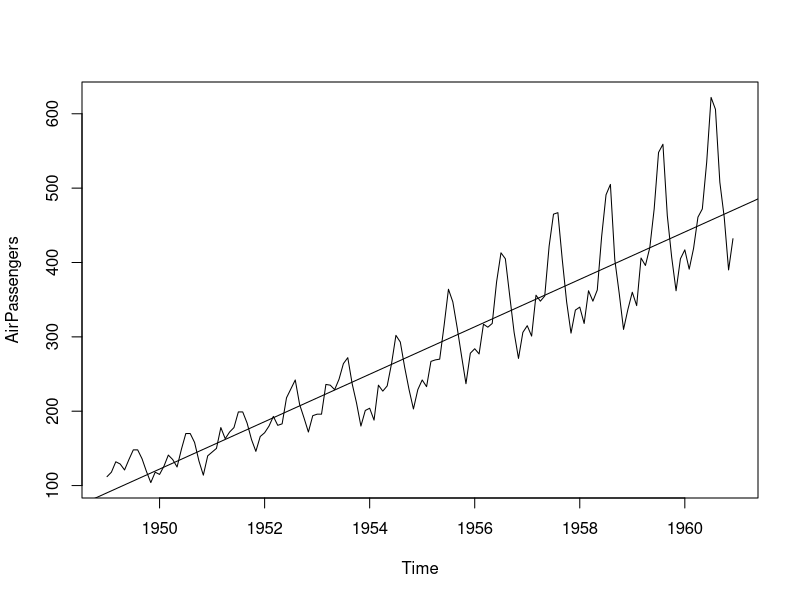
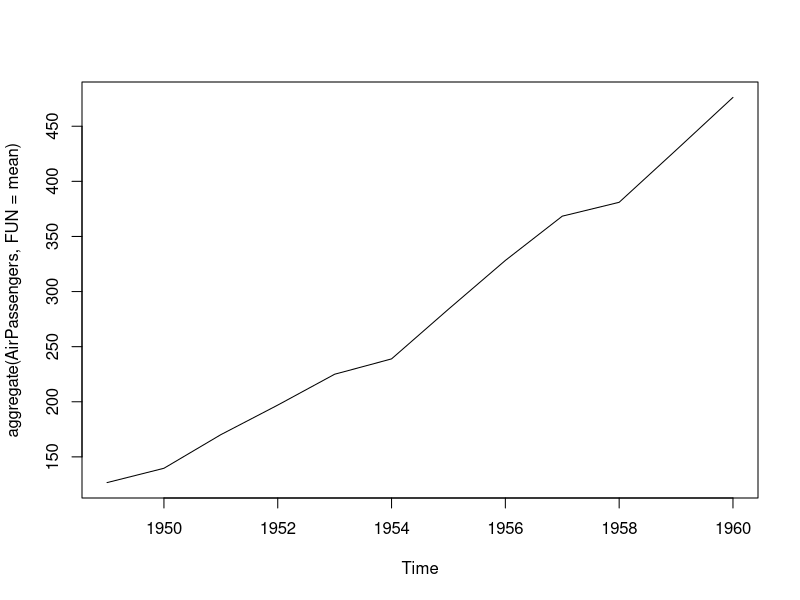
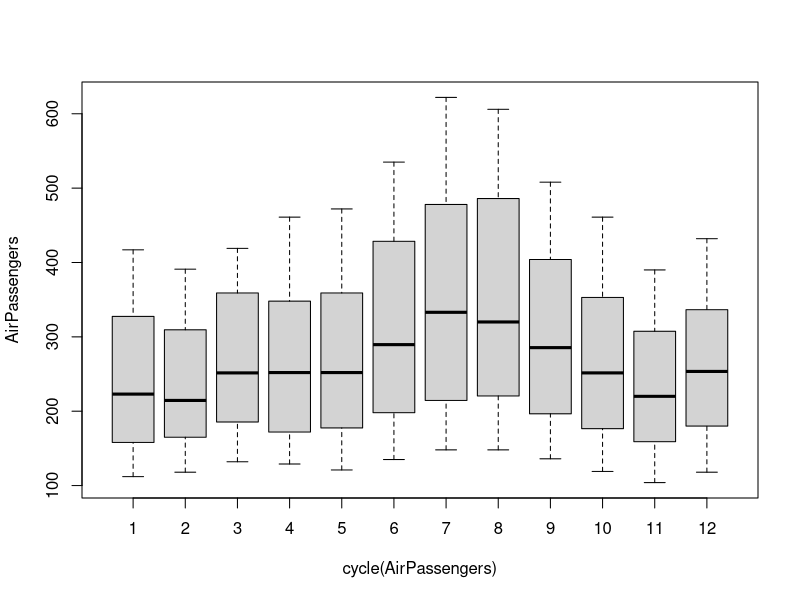
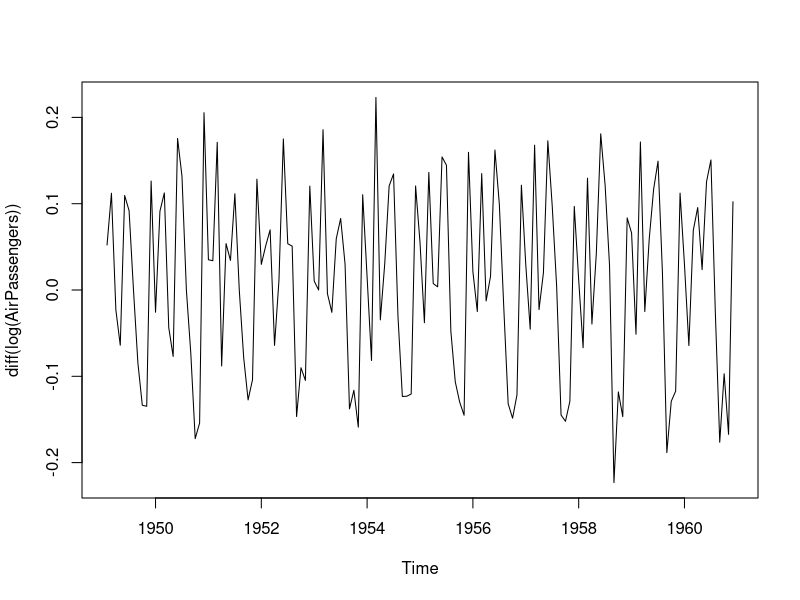
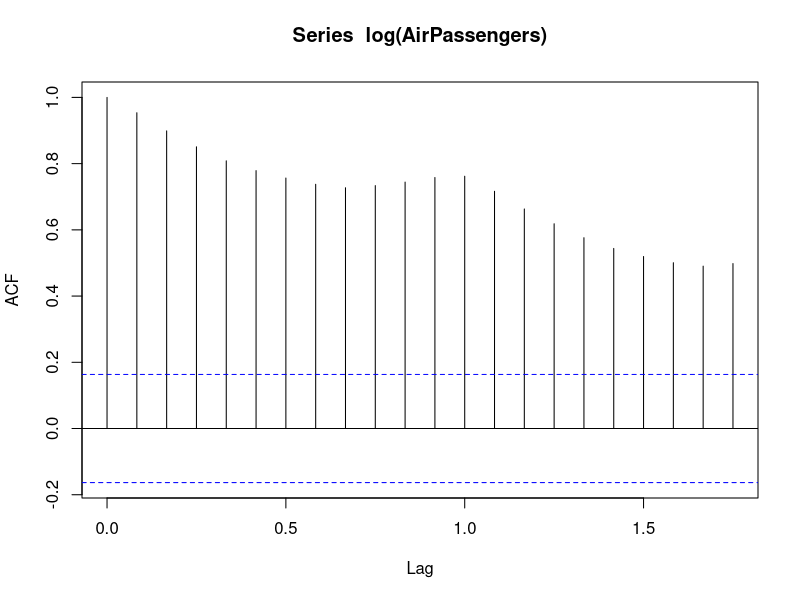
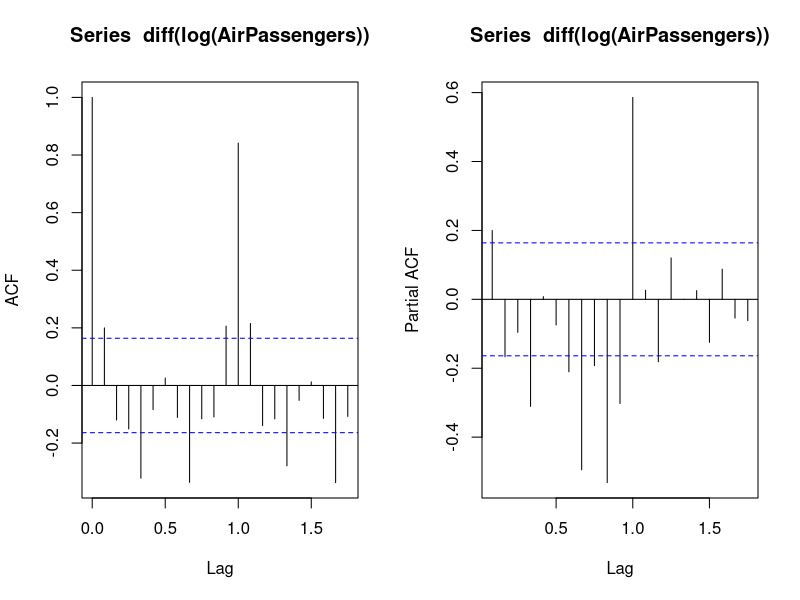
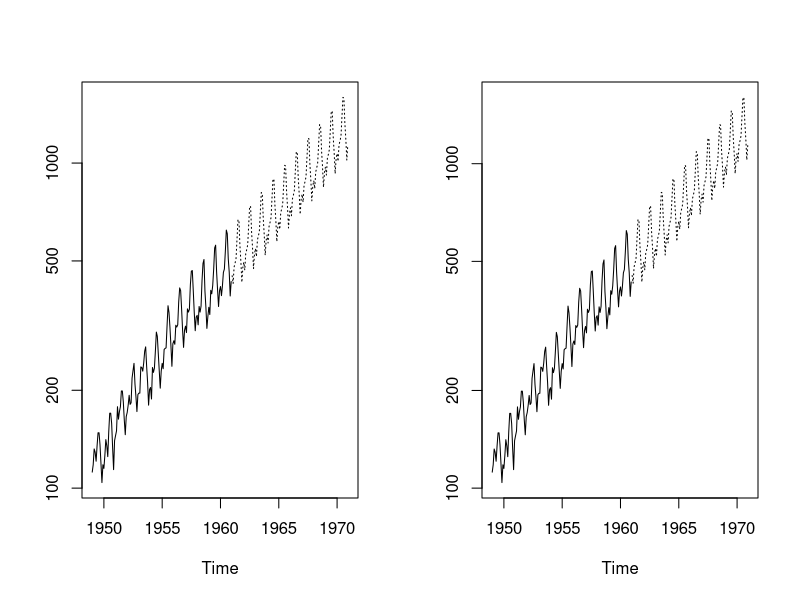
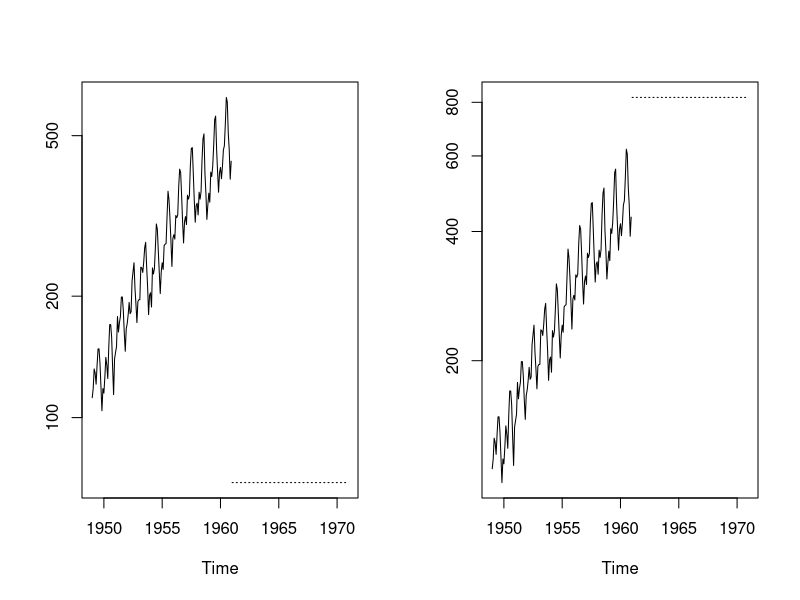

Recreate these plots in R, in order.
data(AirPassengers)
class(AirPassengers)
print(AirPassengers)
#This tells you that the data series is in a time series format
start(AirPassengers)
#[1] 1949 1
#This is the start of the time series
end(AirPassengers)
#[1] 1960 12
#This is the end of the time series
frequency(AirPassengers)
#[1] 12
#The cycle of this time series is 12months in a year
summary(AirPassengers)
#The number of passengers are distributed across the spectrum
plot(AirPassengers)
#This will plot the time series
abline(reg=lm(AirPassengers~time(AirPassengers)))
# This will fit in a line
cycle(AirPassengers)
#This will print the cycle across years.
plot(aggregate(AirPassengers,FUN=mean))
#This will aggregate the cycles and display a year on year trend
boxplot(AirPassengers~cycle(AirPassengers))
#Box plot across months will give us a sense on seasonal effect
#Important Inferences
#1. The year on year trend clearly shows that the #passengers have been increasing without fail.
#2. The variance and the mean value in July and August is much higher than rest of the months.
#3. Even though the mean value of each month is quite different their variance is small. 
#Hence, we have strong seasonal effect with a cycle of 12 months or less.


#We know that we need to address two issues before we test stationary series. 
#One, we need to remove unequal variances. We do this using log of the series. 
#Two, we need to address the trend component. We do this by taking difference of the series. 
#Now, let’s test the resultant series.
plot(diff(log(AirPassengers)))
library(TTR)
#adf.test(diff(log(AirPassengers)), alternative="stationary", k=0)
#We see that the series is stationary enough to do any kind of time series modelling.
acf(log(AirPassengers))
par(mfrow = c(1,2))
acf(diff(log(AirPassengers))) # conventional ACF
pacf(diff(log(AirPassengers))) # pACF
(fit <- arima(log(AirPassengers), c(0, 1, 1),seasonal = list(order = c(0, 1, 1), period = 12)))
pred <- predict(fit, n.ahead = 10*12)

ts.plot(AirPassengers,2.718^pred$pred, log = "y", lty = c(1,3))
ts.plot(AirPassengers,2.72^pred$pred, log = "y", lty = c(1,3))

(fit <- arima(log(AirPassengers), c(0, 1, 1)))
pred <- predict(fit, n.ahead = 10*12)
ts.plot(AirPassengers,2^pred$pred,log="y",lty=c(1,3))
ts.plot(AirPassengers,3^pred$pred,log="y",lty=c(1,3))
